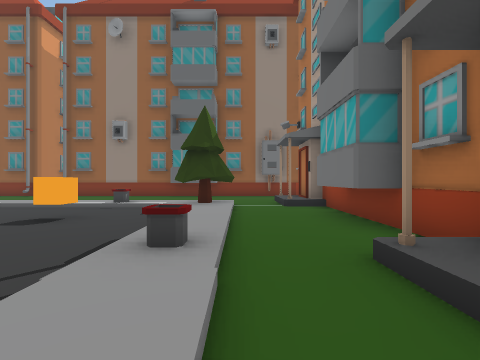
view 1 (above)

24 first-person views from a walk through a scene from a Unity 3-D project. The camera is 1.5 m above the floor, looks level and sees 85° across. The floor is counted in squares, 2 m on a side. Each view is taken from the middle of a square. On the plan, view 1 faces up. The plan holds only what a view shows up to about 9 squares ahead; the rest is blank. The player is left out.

view 2
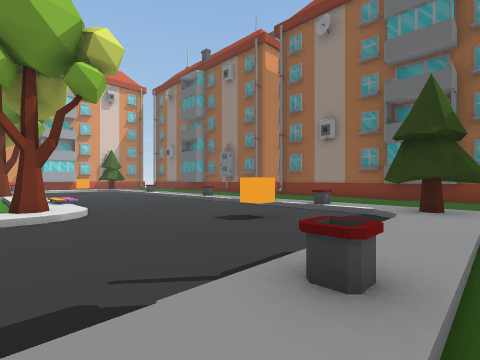

view 3
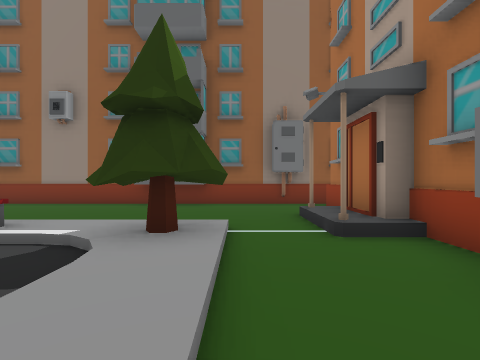

view 4
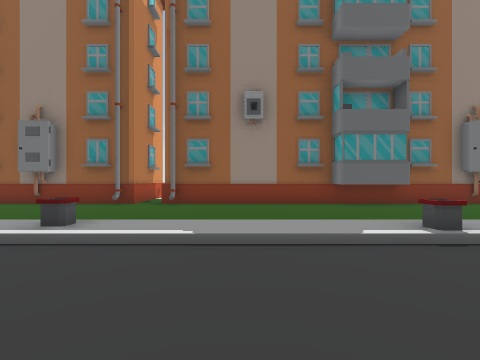

view 5
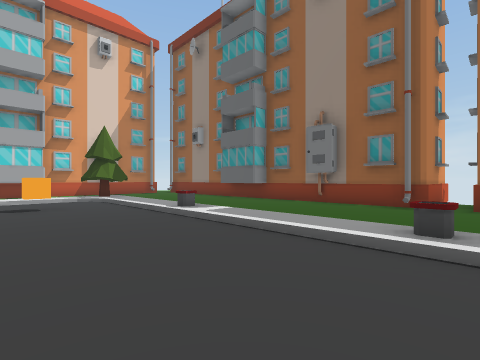

view 6
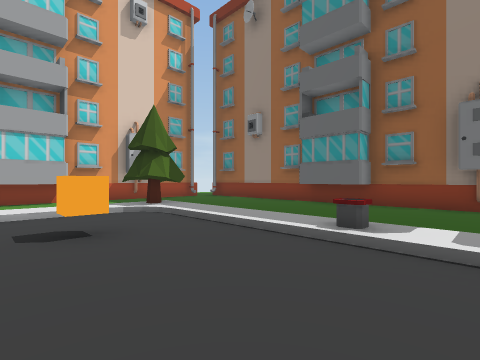

view 7
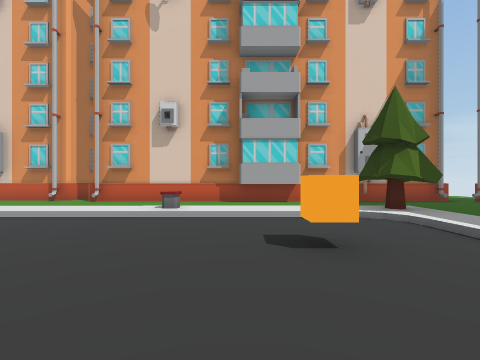

view 8
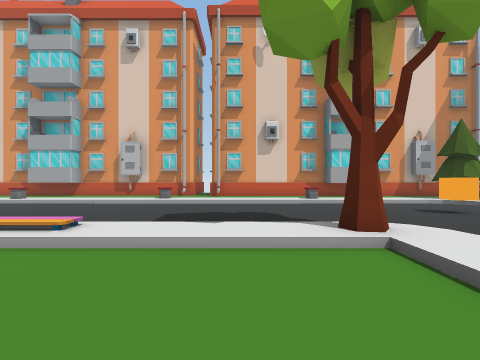

view 9
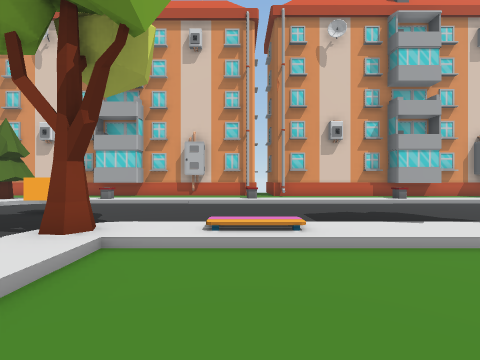

view 10
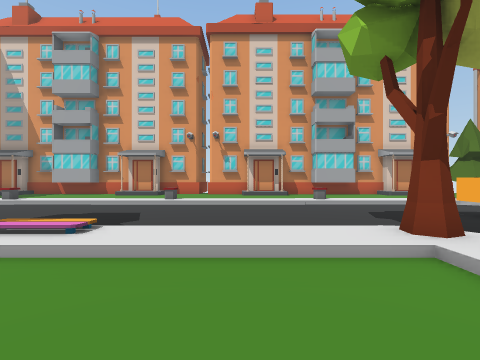

view 11
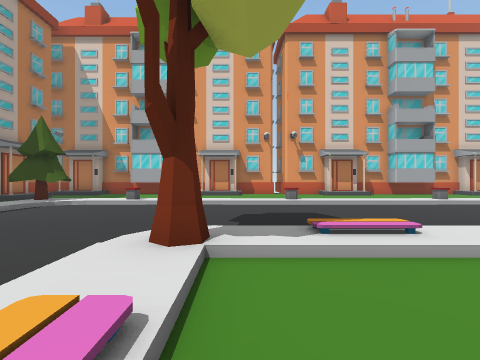

view 12
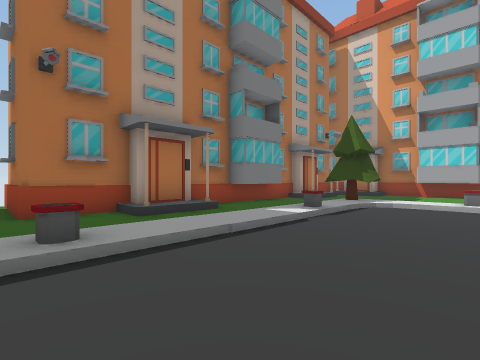

view 13
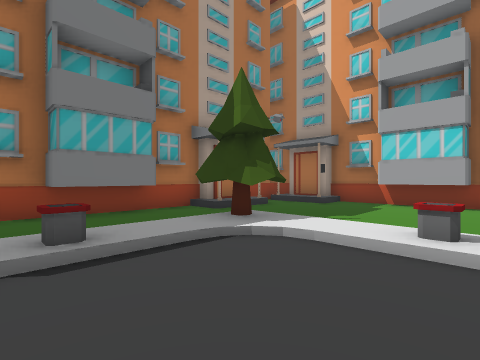

view 14
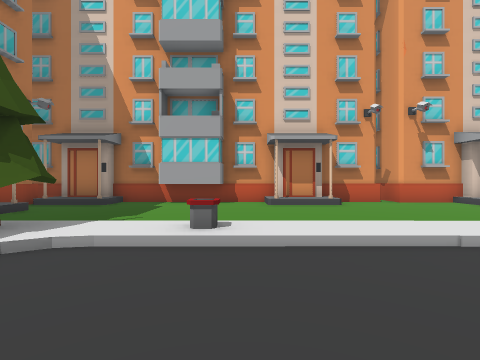

view 15
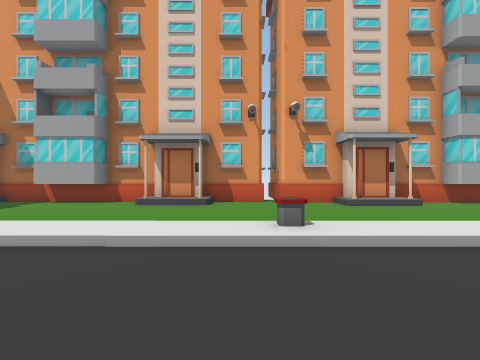

view 16
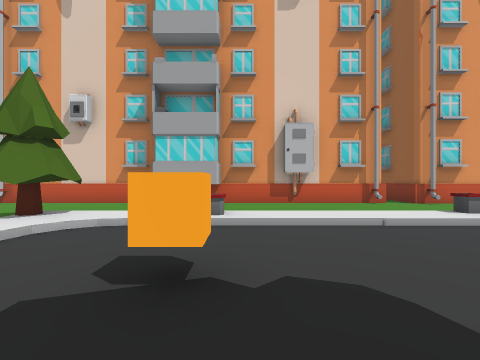

view 17
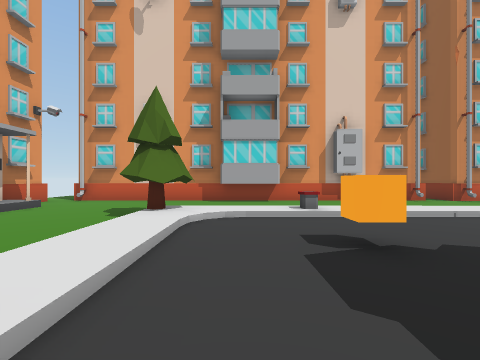

view 18
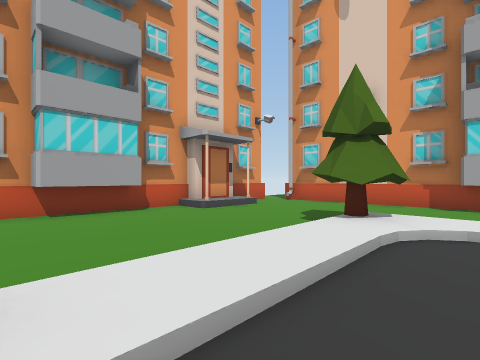

view 19
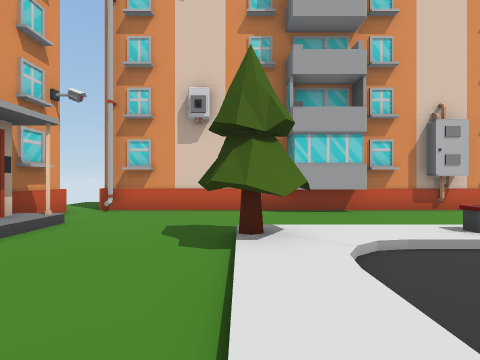

view 20
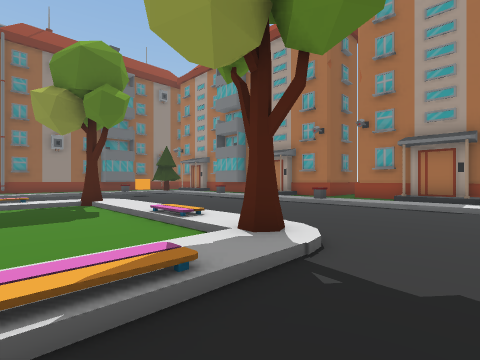

view 21
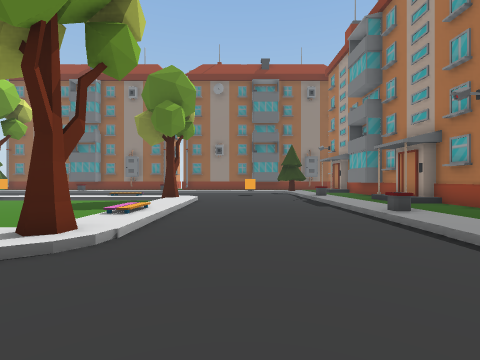

view 22
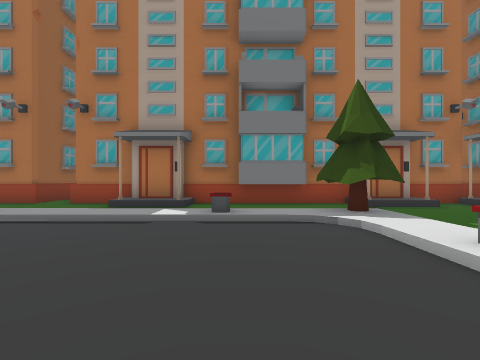

view 23
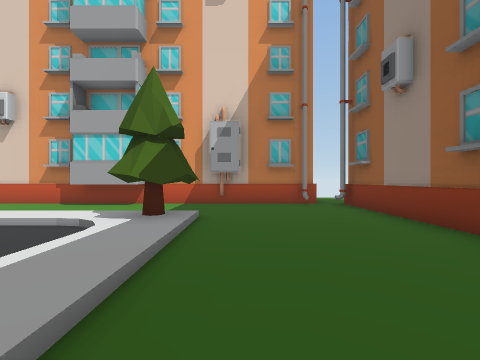

view 24
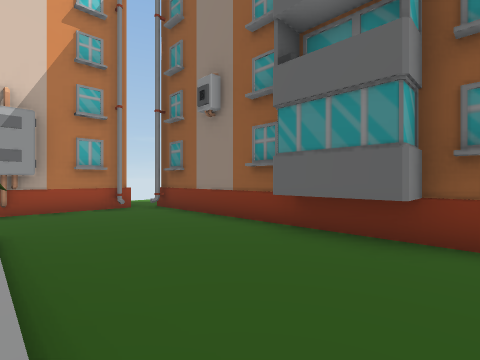

### Floor plan
Key: @ floor where view 1 was taken; # wall or solid block; x gap in a wall; . main floor; : floor 0.25 m higher than the main floor; + floor 0.5 m higher than the main floor; / step, stairs or slope; ^ raised ledge; T tree; C cube; O other object.
Columns run from 23 left of view 1 to 6 right of it. Each row starts with its distance up from view 1.
 15               #
 14              ##
 13   ###### #####.####    #^##
 12  ##....###...#.#...###^...
 11 ##........................#
 10 #.........................
  9 #........................#
  8 #...T/////O///O///////T.###
  7 #...TT//////////////O/TT..#
  6 ##..:.................:/.##
  5  #..:..C...........C..:/.##
  4 ##..:.................:/.##
  3 #...:......  .//......O/..#
  2 #.. O..../T:::::T/....:/.##
  1 #.. :....//.. ...:....:/.##
  0 #.. :....//......:....:@..#
 -1 ##. :....//......:....:/..#
 -2 ....:....//....../....:/.....
 -3 #...O....//....../....O/..####
 -4 #...:....//......:....:/..#
 -5 #...:..../T::://:T....:/.#^
 -6 #...:.................:/.#^
 -7 #...O.................:/..#
 -8 ^#..:..C..............O/.#^
 -9 ^#..:.................:/.#^
-10 #...T/////////////////TT.^^
-11 #...TT///O////O////O//TT..#
-12 #........................#^
-13 #........................#
-14 #.........................#
-15 ^..#+#.^^.#+#...#/#....#/#^
-16 .x# #^#^^#^#^#.^^#^####^##^
-17               #

Where each view was taken, in squares from view 1:
view 1: 0 up, 0 right, facing up
view 2: 1 up, 0 right, facing up-left
view 3: 4 up, 0 right, facing up
view 4: 4 up, 6 left, facing up
view 5: 4 up, 8 left, facing up-left
view 6: 4 up, 12 left, facing up-left
view 7: 4 up, 13 left, facing left
view 8: 0 up, 10 left, facing left
view 9: 3 down, 10 left, facing left
view 10: 2 down, 11 left, facing down
view 11: 2 down, 7 left, facing down
view 12: 2 down, 4 left, facing down-right
view 13: 7 down, 4 left, facing down-right
view 14: 7 down, 4 left, facing down
view 15: 7 down, 8 left, facing down
view 16: 7 down, 14 left, facing left
view 17: 9 down, 13 left, facing left
view 18: 9 down, 14 left, facing down-left
view 19: 11 down, 15 left, facing left
view 20: 7 down, 9 left, facing up-right
view 21: 8 down, 4 left, facing up
view 22: 8 down, 6 left, facing right
view 23: 9 up, 14 left, facing left
view 24: 8 up, 14 left, facing up-left
